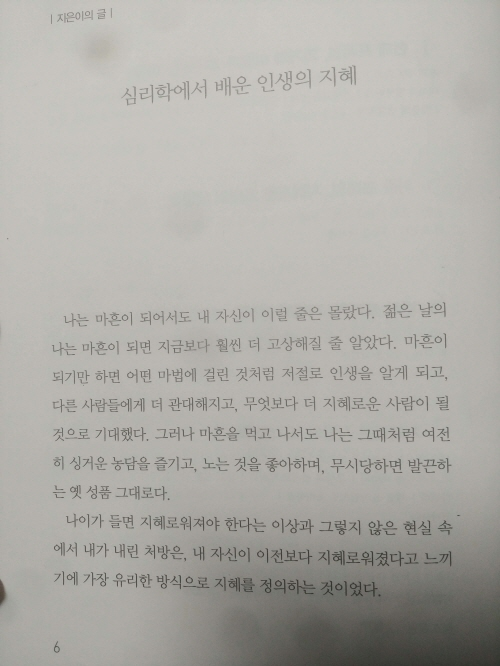
#> input picture ml/app/ocr/example_test.jpeg, 500 x 666 px, given in place of the camera
$ python CamPreviewMultiWindow.py
#> lines starting #> are read from the running program, lines starting #| are printed output that depends on the picture; after the words box and inside, x2 and y2 are one past the last pixel; in counts of white or black regions, pixels touching at a corner belong together
#!/opt/local/bin/python
# -*- coding: utf-8 -*-
import cv2
import numpy as np

CAM_ID = 0

#Open the CAM
cap = cv2.VideoCapture(CAM_ID) #카메라 생성

#Check that the camera is opened
if cap.isOpened() == False: #카메라 생성 확인
    print ('Can\'t open the CAM(%d)' % (CAM_ID))
    exit()

#create the window & change the window size
#윈도우 생성 및 사이즈 변경
titles = ['orig','th1','th2','th3']

for t in titles:
    cv2.namedWindow(t)

while(True):
    #read the camera image
    ret, frame = cap.read()
#> frame is the input picture: shape (666, 500, 3); mean B, G, R 167.4, 172.6, 174.5

    width = frame.shape[1]	# 이미지 넓비
#> width = 500
    height = frame.shape[0]	# 이미지 높이
#> height = 666
    depth = frame.shape[2]	# 이미지 색
#> depth = 3

    grayframe = cv2.cvtColor(frame, cv2.COLOR_BGR2GRAY)
    grayframe = cv2.equalizeHist(grayframe)
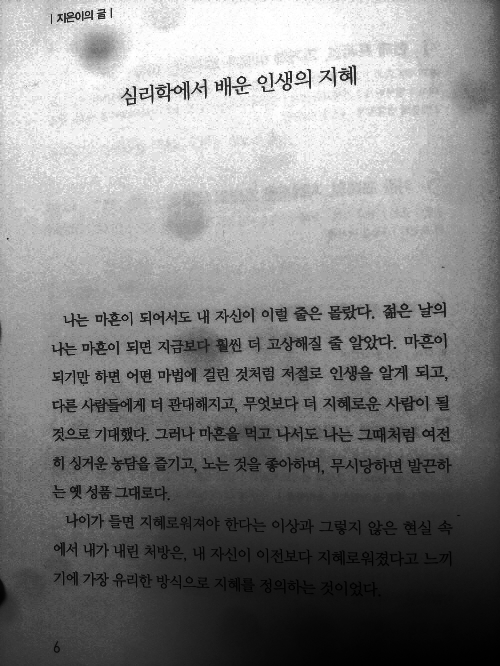
#> grayframe: shape (666, 500); min 0, max 255, mean 130.5

    blur = cv2.medianBlur(grayframe,5)
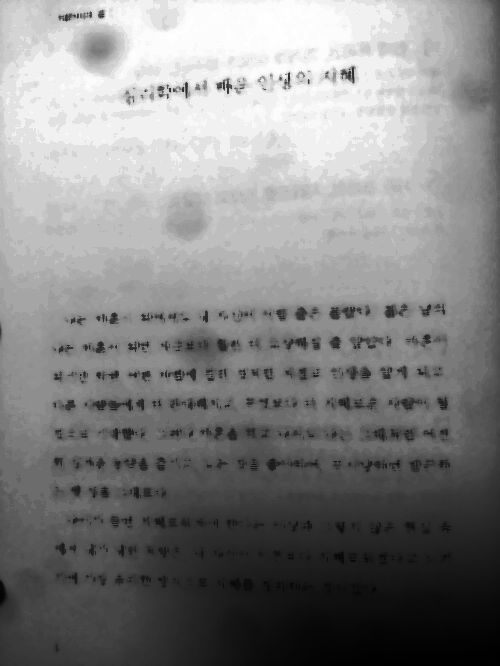
#> blur: shape (666, 500); min 0, max 255, mean 132.2
    ret, th1 = cv2.threshold(blur, 127, 255, cv2.THRESH_BINARY)
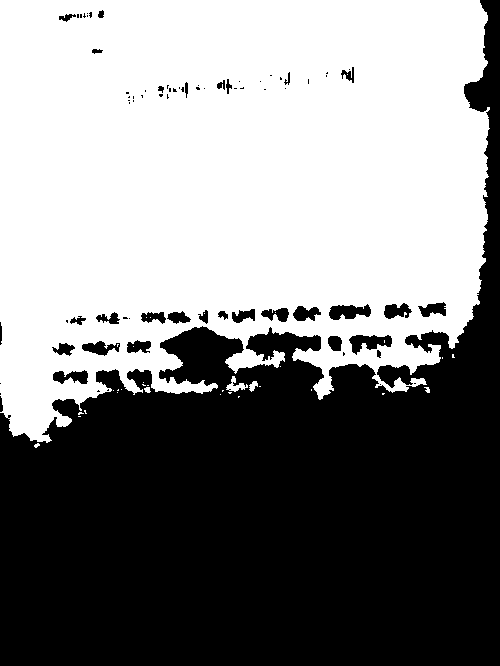
#> th1: shape (666, 500); 52.3% white; 77 black regions (46 under 20 px), largest, box (x1, y1, x2, y2) and area: (0, 0, 500, 666) 154103, (349, 335, 392, 355) 484, (329, 304, 371, 320) 456
    th2 = cv2.adaptiveThreshold(blur, 255, cv2.ADAPTIVE_THRESH_MEAN_C, cv2.THRESH_BINARY, 11, 2)
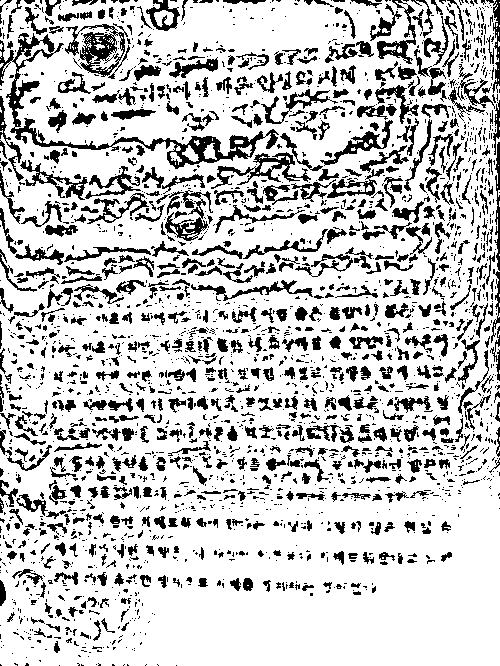
#> th2: shape (666, 500); 78.2% white; 2505 black regions (1766 under 20 px), largest, box (x1, y1, x2, y2) and area: (0, 33, 279, 169) 3632, (65, 23, 128, 77) 1318, (211, 152, 311, 189) 922
    th3 = cv2.adaptiveThreshold(blur, 255, cv2.ADAPTIVE_THRESH_GAUSSIAN_C, cv2.THRESH_BINARY, 11, 2)
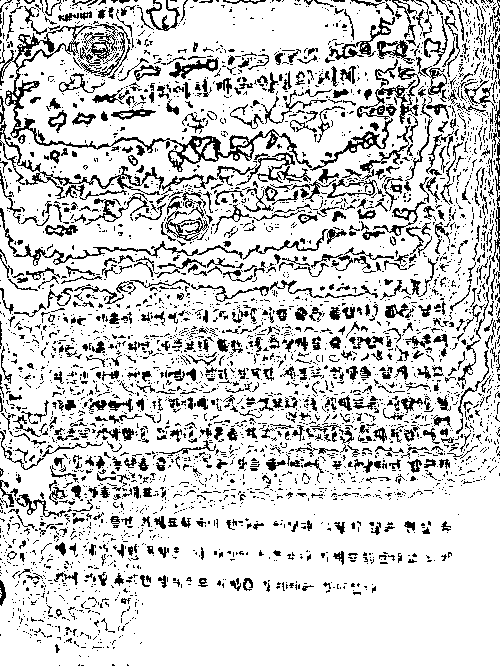
#> th3: shape (666, 500); 81.7% white; black in thin lines or dots

    # 화면 표시
    cv2.imshow(titles[0],frame)
    cv2.imshow(titles[1],th1)
    cv2.imshow(titles[2],th2)
    cv2.imshow(titles[3],th3)

    #wait keyboard input until 10ms
    #10ms 동안 키입력 대기
    if cv2.waitKey(1) == 27:
#> (key Esc is pressed here)
        break;

#close the window
#윈도우 종료
cap.release()
cv2.destroyAllWindows()
